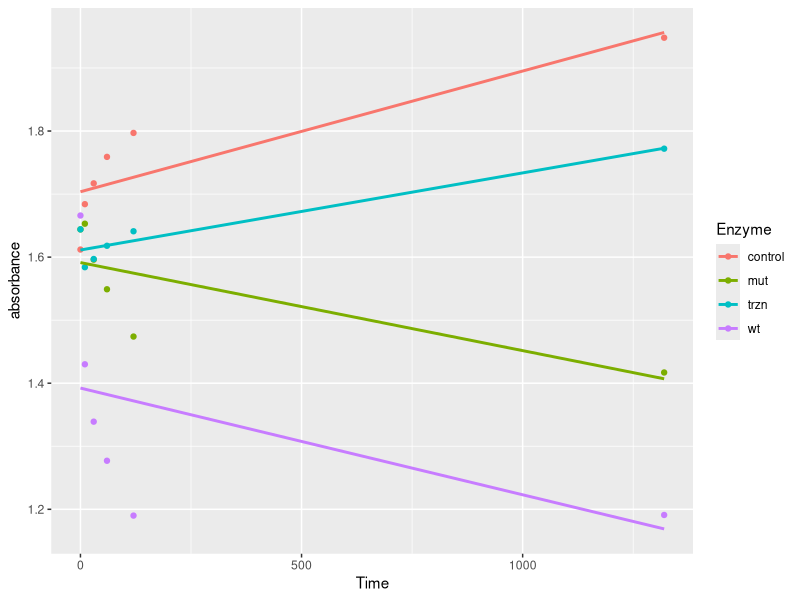

Recreate this plot in R.
library(ggplot2)
library(tidyverse)
library(dplyr)
atz=read.csv("Assignments/Assignment_4/atrazine_assay.csv")
atz%>%
  ggplot(aes(x=Time,y=absorbance,color=Enzyme))+
  geom_point()+
  geom_smooth(method = lm,se=F)
